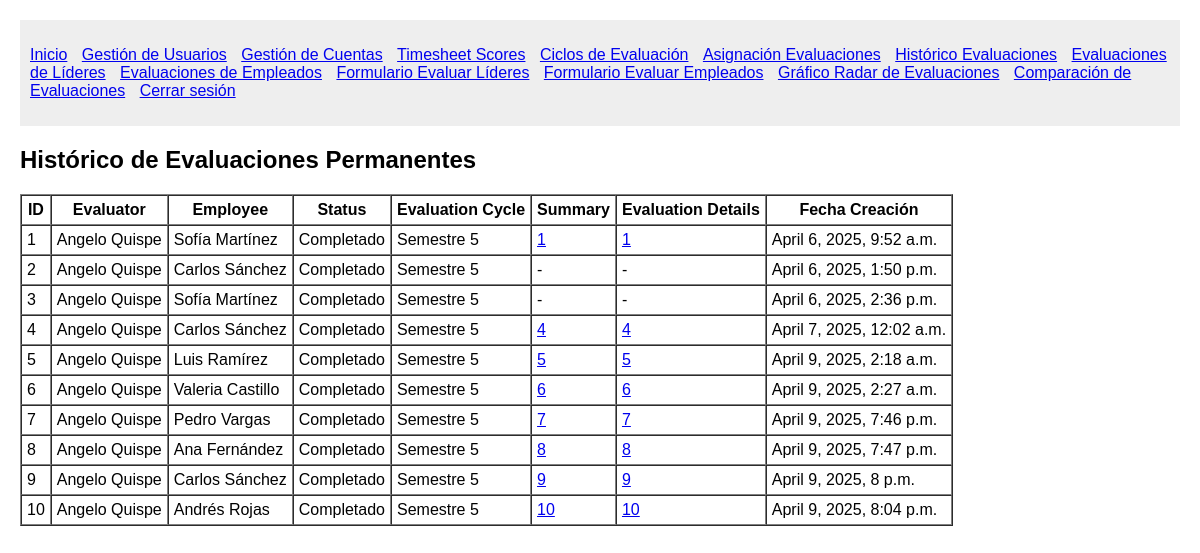
The app's page /permanent_assignments/ (signed in), older data.
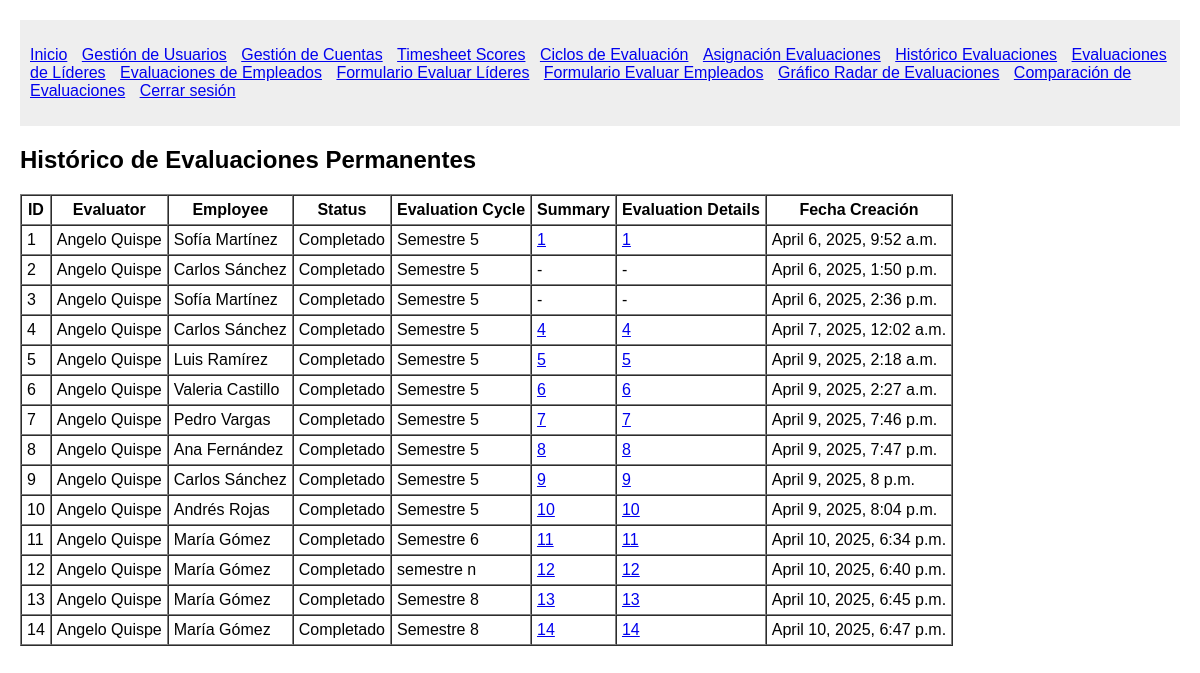
The same page, newer data.
### System/models.py (models this page shows)
class Permanent_EvaluationAssignment(models.Model):
    evaluator = models.ForeignKey(Usuario, on_delete=models.CASCADE, related_name='permanent_evaluator_assignments')
    employee = models.ForeignKey(Usuario, on_delete=models.CASCADE, related_name='permanent_employee_assignments')
    status = models.CharField(max_length=50)
    created_at = models.DateTimeField(auto_now_add=True)
    summary = models.ForeignKey(Summary, on_delete=models.CASCADE, null=True, blank=True)
    evaluation_details = models.ForeignKey(EvaluationDetails, on_delete=models.CASCADE, null=True, blank=True)
    evaluation_cycle = models.CharField(max_length=50)

class Usuario(models.Model):
    first_name = models.CharField(max_length=50)
    middle_name = models.CharField(max_length=50, blank=True, null=True)
    last_name = models.CharField(max_length=50)
    second_last_name = models.CharField(max_length=50, blank=True, null=True)
    user_type = models.CharField(max_length=50)
    position = models.ForeignKey(Position, on_delete=models.PROTECT)

class Summary(models.Model):
    employee = models.ForeignKey(Usuario, on_delete=models.CASCADE, related_name='employee_summaries')
    evaluator = models.ForeignKey(Usuario, on_delete=models.CASCADE, related_name='evaluator_summaries')
    R = models.FloatField() # Ponderado Responsabilidades de la posición
    L = models.FloatField(blank=True, null=True) # Ponderado Responsabilidades por liderazgo
    H = models.FloatField() # Ponderado Habilidades
    E = models.FloatField() # Ponderado Enfoque
    C = models.FloatField() # Ponderado Competencia Técnica
    M = models.FloatField() # Ponderado Metas y Resultados
    V = models.FloatField() # Ponderado Valores Corporativos
    final_score = models.FloatField() # Suma de ponderados
    performance_level = models.CharField(max_length=50)
    evaluation_type = models.CharField(max_length=50)
    created_at = models.DateTimeField(auto_now_add=True)
    position = models.ForeignKey(Position, on_delete=models.PROTECT)

class EvaluationDetails(models.Model):
    R1 = models.IntegerField()
    R2 = models.IntegerField()
    R3 = models.IntegerField()
    R4 = models.IntegerField()
    R5 = models.IntegerField()
    R_comments = models.TextField(blank=True, null=True)
    L1 = models.IntegerField(blank=True, null=True)
    L2 = models.IntegerField(blank=True, null=True)
    L3 = models.IntegerField(blank=True, null=True)
    L4 = models.IntegerField(blank=True, null=True)
    L5 = models.IntegerField(blank=True, null=True)
    L_comments = models.TextField(blank=True, null=True)
    H1 = models.IntegerField()
    H2 = models.IntegerField()
    H3 = models.IntegerField()
    H4 = models.IntegerField()
    H5 = models.IntegerField()
    H_comments = models.TextField(blank=True, null=True)
    E1 = models.IntegerField()
    E2 = models.IntegerField()
    E3 = models.IntegerField()
    E4 = models.IntegerField()
    E_comments = models.TextField(blank=True, null=True)
    C1 = models.IntegerField()
    C2 = models.IntegerField()
    C3 = models.IntegerField()
    C4 = models.IntegerField()
    C5 = models.IntegerField()
    C6 = models.IntegerField()
    C_comments = models.TextField(blank=True, null=True)
    M1 = models.IntegerField()
    M2 = models.IntegerField()
    M_comments = models.TextField(blank=True, null=True)
    V1 = models.IntegerField()
    V2 = models.IntegerField()
    V3 = models.IntegerField()
    V4 = models.IntegerField()
    V5 = models.IntegerField()
    V_comments = models.TextField(blank=True, null=True)
    final_comments = models.TextField(blank=True, null=True)

### System/views.py (the view)
# urls.py: path('permanent_assignments/', views.list_permanent_assignments, name='list_permanent_assignments'),
@login_required
def list_permanent_assignments(request):
    assignments = Permanent_EvaluationAssignment.objects.all()
    return render(request, 'System/manage_permanent_assignments.html', {'assignments': assignments})

### System/views.py (called while the page is built)
def login_required(view_func):
    @wraps(view_func)
    def wrapped_view(request, *args, **kwargs):
        if not request.session.get('user_id'):
            return redirect('login')
        return view_func(request, *args, **kwargs)
    return wrapped_view

### System/templates/System/manage_permanent_assignments.html (shortened to what this page needs)
{% extends 'System/base.html' %}
{% load static %}
{% block content %}
    <h2>Histórico de Evaluaciones Permanentes</h2>
    <table border="1" cellspacing="0" cellpadding="5">
        <thead>
            <tr>
                <th>ID</th>
                <th>Evaluator</th>
                <th>Employee</th>
                <th>Status</th>
                <th>Evaluation Cycle</th>
                <th>Summary</th>
                <th>Evaluation Details</th>
                <th>Fecha Creación</th>
            </tr>
        </thead>
        <tbody>
            {% for assign in assignments %}
                <tr>
                    <td>{{ assign.id }}</td>
                    <td>{{ assign.evaluator.first_name }} {{ assign.evaluator.last_name }}</td>
                    <td>{{ assign.employee.first_name }} {{ assign.employee.last_name }}</td>
                    <td>{{ assign.status }}</td>
                    <td>{{ assign.evaluation_cycle }}</td>
                    <td>
                        {% if assign.summary %}
                            <a href="{% url 'detail_summary' assign.summary.id %}">{{ assign.summary.id }}</a>
                        {% else %}
                            -
                        {% endif %}
                    </td>
                    <td>
                        {% if assign.evaluation_details %}
                            <a href="{% url 'detail_evaluation_details' assign.evaluation_details.id %}">{{ assign.evaluation_details.id }}</a>
                        {% else %}
                            -
                        {% endif %}
                    </td>
                    <td>{{ assign.created_at }}</td>
                </tr>
            {% empty %}
                <tr>
                    <td colspan="8">No hay registros históricos.</td>
                </tr>
            {% endfor %}
        </tbody>
    </table>
{% endblock %}

### System/templates/System/base.html (shortened to what this page needs)
{% load static %}
<!DOCTYPE html>
<html>
<head>
    <link rel="stylesheet" href="{% static 'css/styles.css' %}">
</head>
<body>
    <nav>
        <ul>
            <li><a href="{% url 'home' %}">Inicio</a></li>
            <li><a href="{% url 'manage_users' %}">Gestión de Usuarios</a></li>
            <li><a href="{% url 'list_accounts' %}">Gestión de Cuentas</a></li>
            <li><a href="{% url 'list_timesheets' %}">Timesheet Scores</a></li>
            <li><a href="{% url 'list_evaluation_cycles' %}">Ciclos de Evaluación</a></li>
            <li><a href="{% url 'list_temp_assignments' %}">Asignación Evaluaciones</a></li>
            <li><a href="{% url 'list_permanent_assignments' %}">Histórico Evaluaciones</a></li>
            <li><a href="{% url 'leaders_evaluations' %}">Evaluaciones de Líderes</a></li>
            <li><a href="{% url 'employees_evaluations' %}">Evaluaciones de Empleados</a></li>
            <li><a href="{% url 'evaluate_leaders' %}">Formulario Evaluar Líderes</a></li>
            <li><a href="{% url 'evaluate_employees' %}">Formulario Evaluar Empleados</a></li>
            <li><a href="{% url 'radar_chart_summary' %}">Gráfico Radar de Evaluaciones</a></li>
            <li><a href="{% url 'bar_chart_comparison' %}">Comparación de Evaluaciones</a></li>
            <li><a href="{% url 'logout' %}">Cerrar sesión</a></li>
        </ul>
    </nav>
    {% block content %}
    {% endblock %}
</body>
</html>

### System/static/css/styles.css (style rules this page uses)
body { font-family: Arial, sans-serif; margin: 20px; }
nav { background-color: #eee; padding: 10px; }
nav ul { list-style: none; padding: 0; }
nav ul li { display: inline; margin-right: 10px; }

Row changes from the older to the newer data that the page shows:
added Permanent_EvaluationAssignment: id "11", evaluator.first_name "Angelo", evaluator.last_name "Quispe", employee.first_name "María", employee.last_name "Gómez", status "Completado", evaluation_cycle "Semestre 6", summary.id "11", evaluation_details.id "11", created_at "April 10, 2025, 6:34 p.m."
added Permanent_EvaluationAssignment: id "12", evaluator.first_name "Angelo", evaluator.last_name "Quispe", employee.first_name "María", employee.last_name "Gómez", status "Completado", evaluation_cycle "semestre n", summary.id "12", evaluation_details.id "12", created_at "April 10, 2025, 6:40 p.m."
added Permanent_EvaluationAssignment: id "13", evaluator.first_name "Angelo", evaluator.last_name "Quispe", employee.first_name "María", employee.last_name "Gómez", status "Completado", evaluation_cycle "Semestre 8", summary.id "13", evaluation_details.id "13", created_at "April 10, 2025, 6:45 p.m."
added Permanent_EvaluationAssignment: id "14", evaluator.first_name "Angelo", evaluator.last_name "Quispe", employee.first_name "María", employee.last_name "Gómez", status "Completado", evaluation_cycle "Semestre 8", summary.id "14", evaluation_details.id "14", created_at "April 10, 2025, 6:47 p.m."
